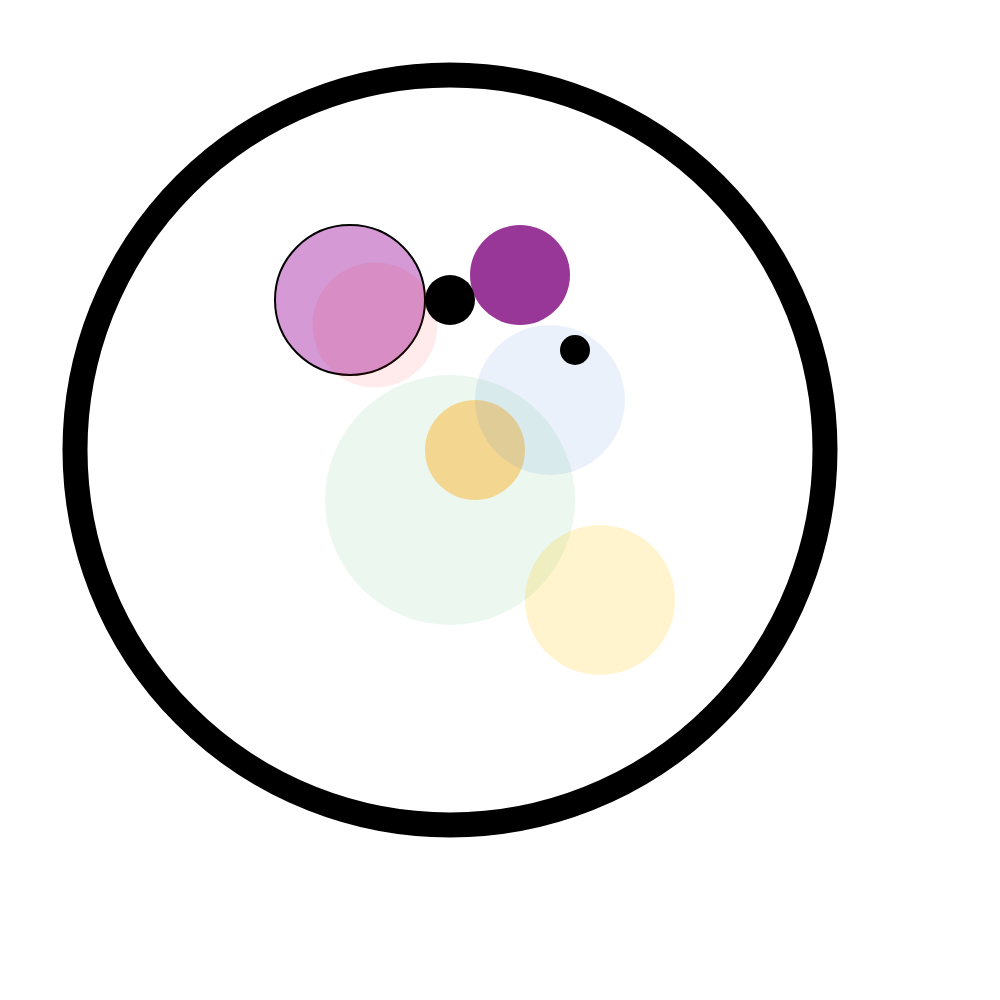
Frame 1 (no input)
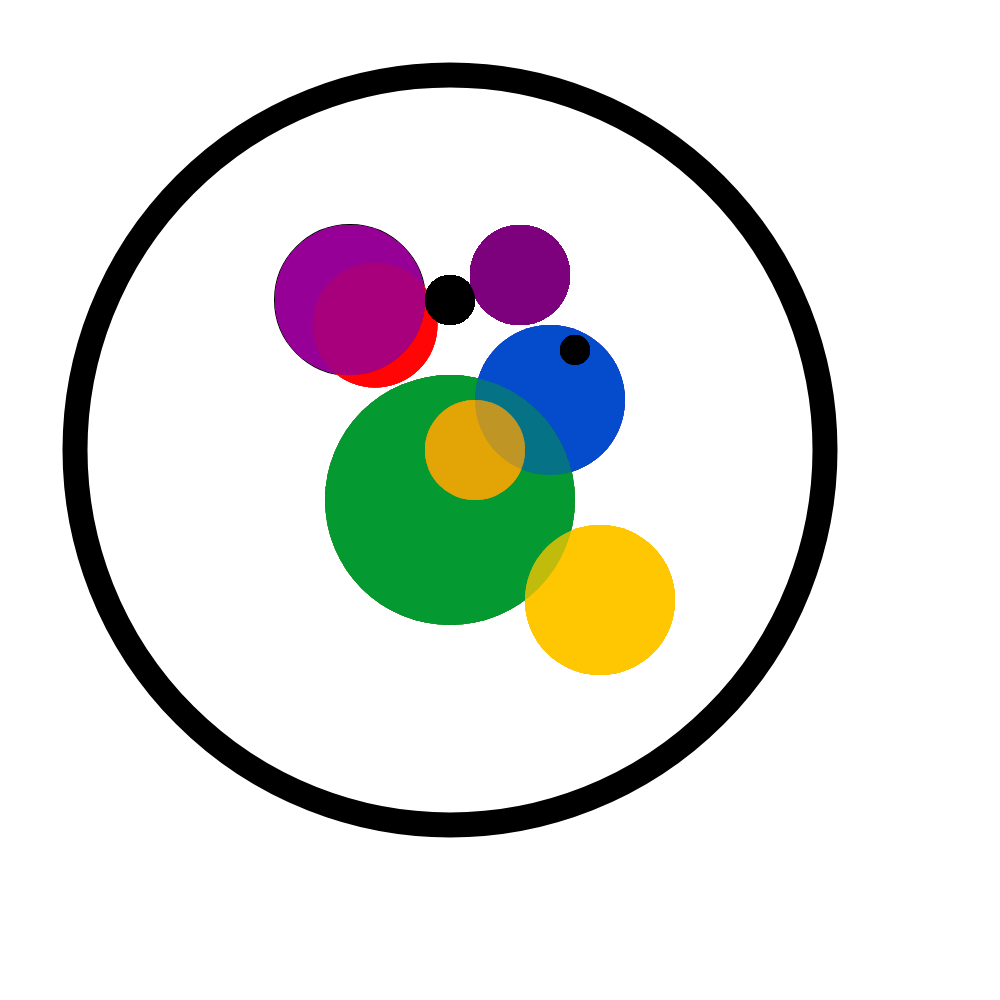
Frame 60 (no input)
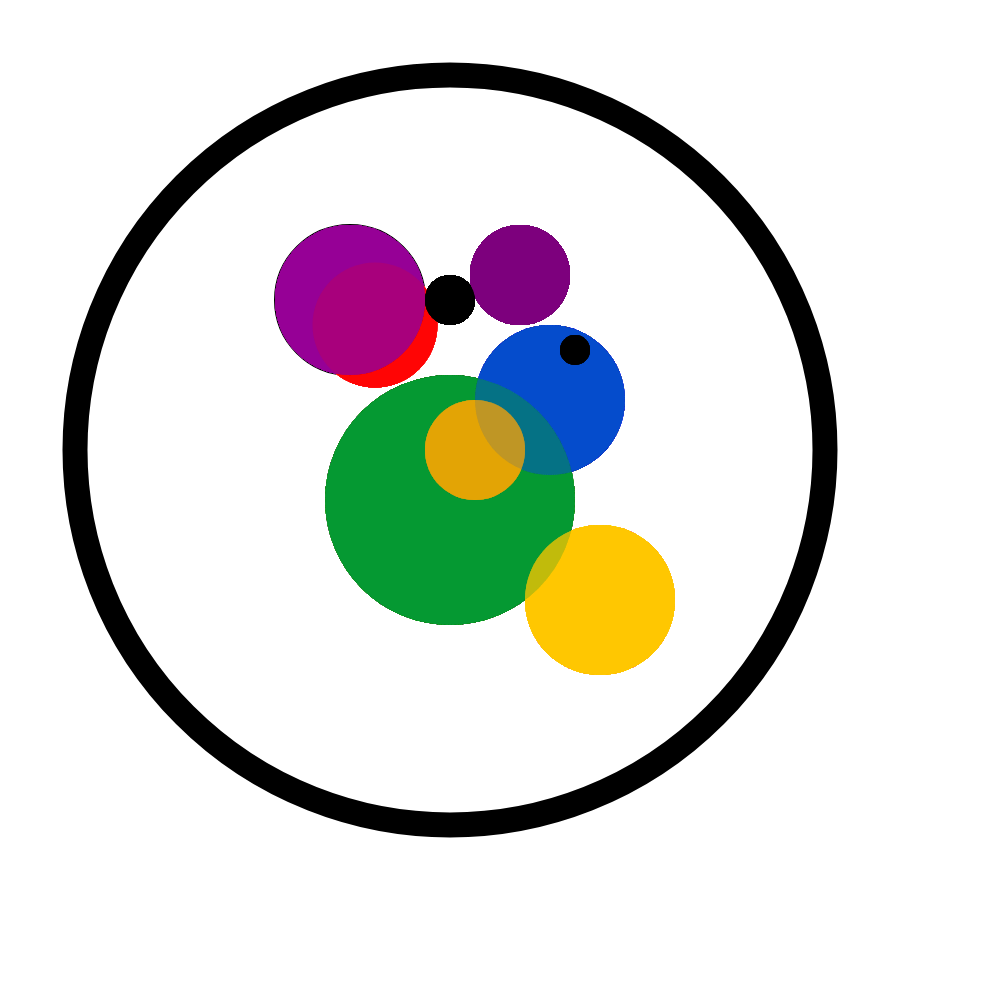
Frame 120 (the mouse pressed at the canvas centre since frame 60)

The p5.js sketch that drew these frames (run headless with seeded random() and noise() and a simulated clock; from frame 60 on, the mouse is pressed at the canvas centre):

// p5.js sketch
// ── sketch.js
function setup()
{
	//create a canvas for the robot
	createCanvas(1000, 1000);
}

function draw()
{
	strokeWeight(25);
    noFill();
    ellipse(450,450,750,750);
    
    strokeWeight(2);
    fill(150,0,150,102);
    ellipse(350,300,150,150);
    
    noStroke();
    fill(255,0,0,20);
    ellipse(375,325,125,125);
    
    
    fill(125,0,125,200,20);
    ellipse(520,275,100,100);
    
    fill(0);
    ellipse(450,300,50,50);
    
    fill(0,150,50,20);
    ellipse(450,500,250,250);
    
    fill(255,165,0,100);
    ellipse(475,450,100,100);
    
    fill(0,75,200,20);
    ellipse(550,400,150,150);
    
    fill(0);
    ellipse(575,350,30,30);
    
    fill(255,200,0,50);
    ellipse(600,600,150,150);
    


}
